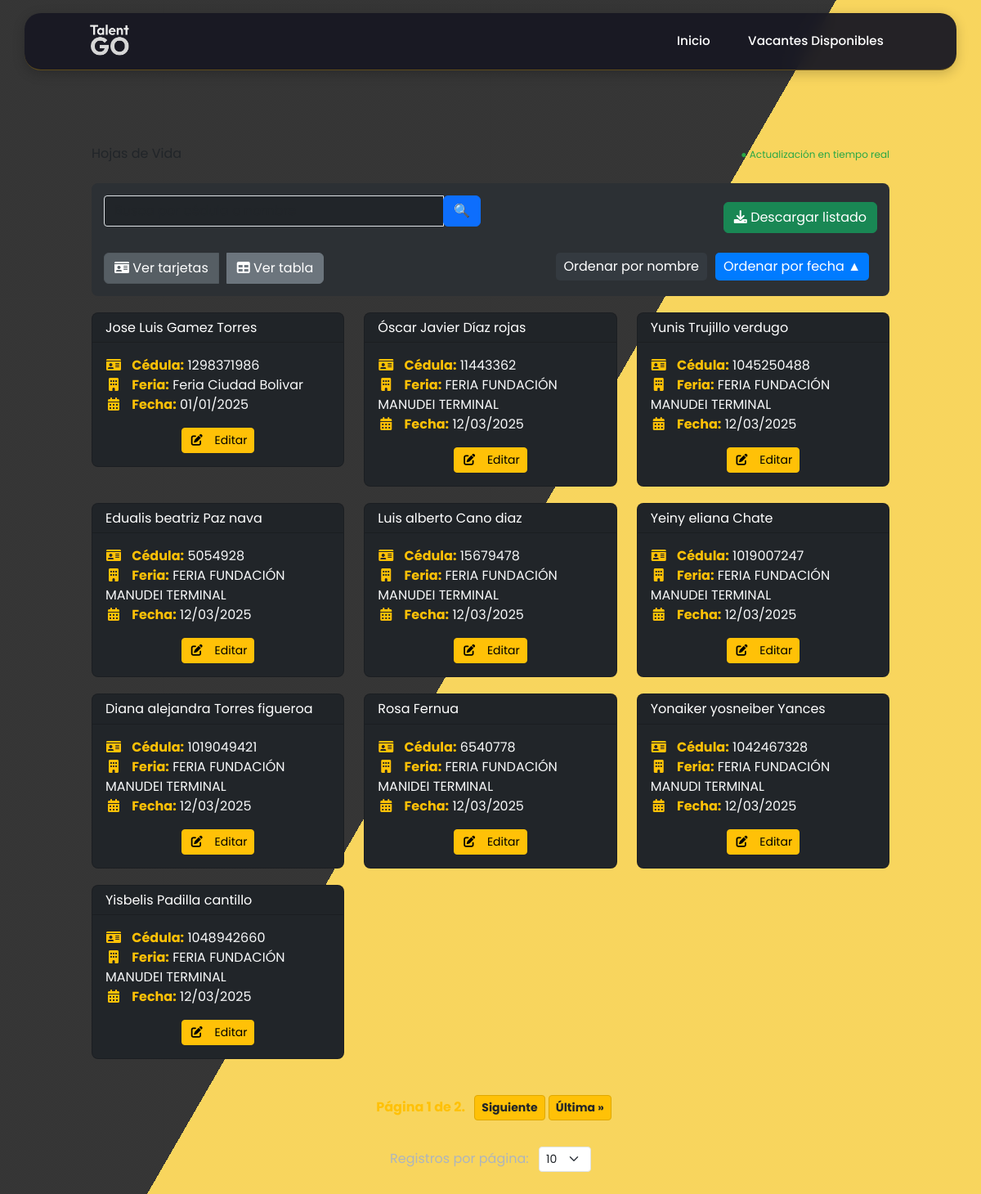
Before: /registros/ with the older database file.
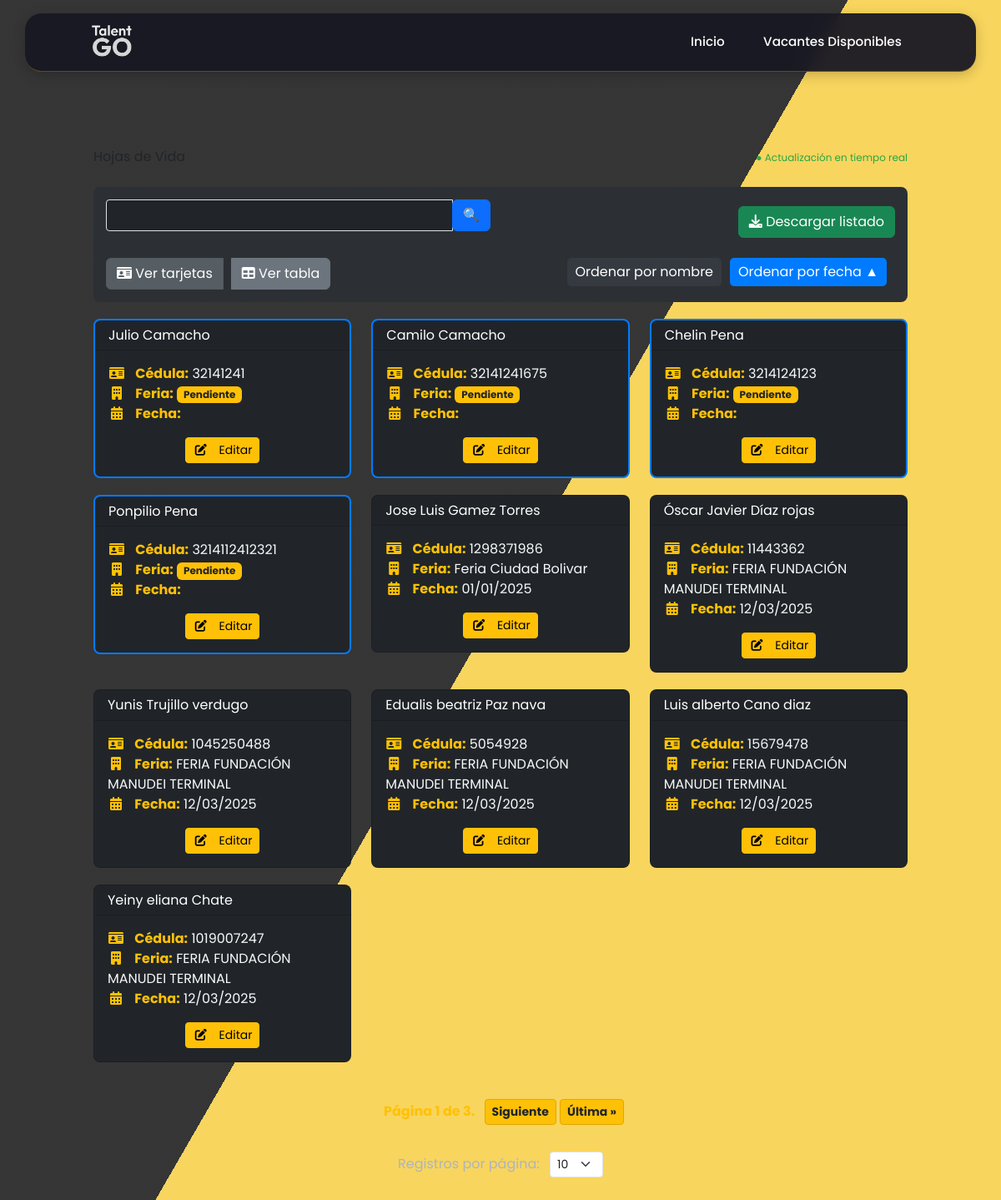
After: the same page with the newer database file.
### vacantes/models.py (models this page shows, shortened)
class RegistroCandidato(models.Model):
    SEX_CHOICES = [
        ('Mujer', 'Mujer'),
        ('Hombre', 'Hombre'),
        ('Intersexual', 'Intersexual'),
    ]
    DOCUMENT_TYPE_CHOICES = [
        ('CEDULA DE CIUDADANIA', 'CEDULA DE CIUDADANIA'),
        ('PERMISO ESPECIAL DE PERMANENCIA', 'PERMISO ESPECIAL DE PERMANENCIA'),
        ('TARJETA DE IDENTIDAD', 'TARJETA DE IDENTIDAD'),
        ('DOCUMENTO NACIONAL DE IDENTIFICACION', 'DOCUMENTO NACIONAL DE IDENTIFICACION'),
        ('PASAPORTE', 'PASAPORTE'),
        ('CEDULA DE EXTRANJERIA', 'CEDULA DE EXTRANJERIA'),
    ]
    EDUCATION_LEVEL_CHOICES = [
        ('BASICA PRIMARIA', 'BASICA PRIMARIA'),
        ('BASICA SECUNDARIA', 'BASICA SECUNDARIA'),
        ('BACHILLER ACADEMICO', 'BACHILLER ACADEMICO'),
        ('ESTUDIANTE BACHILLER ACADEMICO', 'ESTUDIANTE BACHILLER ACADEMICO'),
        ('TECNICO LABORAL/PROFESIONAL', 'TECNICO LABORAL/PROFESIONAL'),
        ('ESTUDIANTE TECNICO LABORAL/PROFESIONAL', 'ESTUDIANTE TECNICO LABORAL/PROFESIONAL'),
        ('TECNOLOGO', 'TECNOLOGO'),
        ('ESTUDIANTE TECNOLOGO', 'ESTUDIANTE TECNOLOGO'),
        ('PROFESIONAL', 'PROFESIONAL'),
        ('ESTUDIANTE PROFESIONAL', 'ESTUDIANTE PROFESIONAL'),
        ('POSGRADO', 'POSGRADO'),
    ]
    SCHEDULE_CHOICES = [
        ('TIEMPO COMPLETO', 'TIEMPO COMPLETO'),
        ('MEDIO TIEMPO', 'MEDIO TIEMPO'),
        ('FINES DE SEMANA', 'FINES DE SEMANA'),
    ]
    DISABILITY_CHOICES = [
        ('SI', 'Sí'),
        ('NO', 'No'),
    ]
    SISE_CHOICES = [
        ('SI', 'Sí'),
        ('NO', 'No'),
    ]
    RECRUITER_CHOICES = [
        ('Diego Alejandro Parra Pinto', 'Diego Alejandro Parra Pinto'),
        ('Jony Edilberto Chisaba Rojas', 'Jony Edilberto Chisaba Rojas'),
        ('Jose Luis Gamez Torres', 'Jose Luis Gamez Torres'),
        ('Jully Andrea Galindo Fonseca', 'Jully Andrea Galindo Fonseca'),
        ('Maria Alejandra Moreno Pedraza', 'Maria Alejandra Moreno Pedraza'),
        ('Sergio Daniel García Donado', 'Sergio Daniel García Donado'),
        ('Steven Alejandro Arevalo Benitez', 'Steven Alejandro Arevalo Benitez'),
        ('Victor De Jesus Fagua Cogollo', 'Victor De Jesus Fagua Cogollo'),
        ('Yennifer Alexandra Ruiz', 'Yennifer Alexandra Ruiz'),
        ('Yesica Natalia Lemos Lemos', 'Yesica Natalia Lemos Lemos'),
    ]
    SALARY_CHOICES = [
        ('Menos de 1 SMMLV', 'Menos de 1 SMMLV'),
        ('1 a 2 SMMLV', '1 a 2 SMMLV'),
        ('2 a 4 SMMLV', '2 a 4 SMMLV'),
        ('4 a 6 SMMLV', '4 a 6 SMMLV'),
        ('6 a 9 SMMLV', '6 a 9 SMMLV'),
        ('9 a 12 SMMLV', '9 a 12 SMMLV'),
        ('12 a 15 SMMLV', '12 a 15 SMMLV'),
        ('15 a 19 SMMLV', '15 a 19 SMMLV'),
        ('20 SMMLV en adelante', '20 SMMLV en adelante'),
    ]
    TIPO_FERIA_CHOICES = [
        ('FERIA PROPIA', 'FERIA PROPIA'),
        ('FERIA INVITADO', 'FERIA INVITADO'),
        ('FERIA MOVIL', 'FERIA MOVIL'),
    ]
    feria = models.CharField(max_length=100, blank=True, null=True)
    fecha_feria = models.DateField(default=date(2025, 1, 1), blank=True, null=True)
    tipo_feria = models.CharField(max_length=20, choices=TIPO_FERIA_CHOICES, blank=True, null=True)
    codigo_sise = models.CharField(max_length=50, blank=True, null=True)
    empresa_sise = models.CharField(max_length=100, blank=True, null=True)
    cargo_sise = models.CharField(max_length=100, blank=True, null=True)
    interes_practica = models.BooleanField(default=False, blank=True, null=True)
    sexo = models.CharField(max_length=16, choices=SEX_CHOICES)
    tipo_documento = models.CharField(max_length=50, choices=DOCUMENT_TYPE_CHOICES)
    numero_documento = models.CharField(max_length=20, unique=True)
    nombres = models.CharField(max_length=100)
    apellidos = models.CharField(max_length=100)
    numero_celular = models.CharField(max_length=15)
    correo_electronico = models.EmailField()
    fecha_nacimiento = models.DateField()
    formacion_academica = models.CharField(max_length=40, choices=EDUCATION_LEVEL_CHOICES)
    programa_academico = models.CharField(max_length=100)
    experiencia_laboral = models.TextField(blank=True, null=True)
    interes_ocupacional = models.TextField(blank=True, null=True)
    departamento = models.ForeignKey(Departamento, on_delete=models.SET_NULL, null=True, blank=True)
    ciudad = models.ForeignKey(Ciudad, on_delete=models.SET_NULL, null=True, blank=True)
    candidato_discapacidad = models.CharField(max_length=2, choices=DISABILITY_CHOICES)
    tipo_discapacidad = models.CharField(max_length=100, blank=True, null=True)
    horario_interesado = models.CharField(max_length=20, choices=SCHEDULE_CHOICES)
    semestre_grado = models.CharField(max_length=100, blank=True, null=True)
    aspiracion_salarial = models.CharField(
        max_length=50,
        choices=SALARY_CHOICES,
        help_text="Seleccione una opción de aspiración salarial.",
        blank=True
    )
    registrado_en_sise = models.CharField(max_length=2, choices=SISE_CHOICES, blank=True, null=True)
    tecnico_seleccion = models.CharField(max_length=40, choices=RECRUITER_CHOICES, blank=True, null=True)
    vacantes_disponibles = models.ManyToManyField("Vacante", related_name="candidatos", blank=True)
    class Meta:
        verbose_name = "Registro de Candidato"
        verbose_name_plural = "Registros de Candidatos"

### vacantes/views.py (the view)
# urls.py: path('registros/', views.lista_registros, name='lista_registros'),
def lista_registros(request):
    query = request.GET.get('q', '')
    order_by = request.GET.get('order_by', 'fecha_feria')
    order_dir = request.GET.get('order_dir', 'asc')
    registros = RegistroCandidato.objects.all()
    valid_order_fields = {
        'nombres': 'nombres_lower',
        'apellidos': 'apellidos_lower',
        'numero_documento': 'documento_lower',
        'feria': 'feria',
        'fecha_feria': 'fecha_feria'
    }
    if order_by in ['nombres', 'apellidos', 'numero_documento'] or query:
        registros = registros.annotate(
            nombres_lower=Lower('nombres'),
            apellidos_lower=Lower('apellidos'),
            documento_lower=Lower('numero_documento')
        )
    if query:
        registros = registros.filter(
            Q(nombres_lower__icontains=query) |
            Q(apellidos_lower__icontains=query) |
            Q(documento_lower__icontains=query)
        )
    sort_field = valid_order_fields.get(order_by, 'fecha_feria')
    if order_dir == 'desc':
        registros = registros.order_by(f'-{sort_field}')
    else:
        registros = registros.order_by(sort_field)
    try:
        items_por_pagina = int(request.GET.get('por_pagina', 10))
    except ValueError:
        items_por_pagina = 10 # Default si el valor no es un número válido (igual que en lista_vacantes)
    paginator = Paginator(registros, items_por_pagina)
    page_number = request.GET.get('page')
    try:
        page_obj = paginator.page(page_number)
    except PageNotAnInteger:
        page_obj = paginator.page(1)
    except EmptyPage:
        page_obj = paginator.page(paginator.num_pages)
    context = {
        'page_obj': page_obj, # <--- Pasar el objeto de página en lugar de la lista completa
        'items_por_pagina': items_por_pagina, # Para el selector <select>
        'query': query,
        'order_by': order_by,
        'order_dir': order_dir
    }
    return render(request, 'lista_registros.html', context)

### vacantes/templates/lista_registros.html (shortened to what the changed rows need)
{% extends 'base.html' %}
{% block contenido %}
<div class="container mt-5">
    <div class="d-flex justify-content-between align-items-center mb-4">
        <h2 class="mb-0">Hojas de Vida</h2>
    </div>
    <div id="cards-view">
        <div class="row" id="candidates-container">
            {% for registro in page_obj %}
                <div class="col-md-4 candidate-item" data-id="{{ registro.pk }}" data-feria="{{ registro.feria }}">
                    <div class="card bg-dark candidate-card {% if not registro.feria %}pending-update{% endif %}">
                        <div class="card-header">
                            <h5 class="card-title mb-0 text-white">{{ registro.nombres }} {{ registro.apellidos }}</h5>
                        </div>
                        <div class="card-body text-light">
                            <p class="card-text"><i class="fas fa-id-card text-warning"></i> <strong class="text-warning">Cédula:</strong> {{ registro.numero_documento }}</p>
                            <p class="card-text"><i class="fas fa-building text-warning"></i> <strong class="text-warning">Feria:</strong>
                                {% if registro.feria %}
                                    {{ registro.feria }}
                                {% else %}
                                    <span class="badge bg-warning text-dark">Pendiente</span>
                                {% endif %}
                            </p>
                            <p class="card-text"><i class="fas fa-calendar-alt text-warning"></i> <strong class="text-warning">Fecha:</strong> {{ registro.fecha_feria|date:"d/m/Y" }}</p>
                            <div class="text-center mt-3">
                                <a href="{% url 'editar_registro' registro.pk %}" class="btn btn-warning btn-sm">
                                    <i class="fas fa-edit"></i> Editar
                                </a>
                            </div>
                        </div>
                    </div>
                </div>
            {% empty %}
                <div class="col-12 text-center">
                    <div class="alert alert-warning" role="alert">
                        No se encontraron registros.
                    </div>
                </div>
            {% endfor %}
        </div>
    </div>
    <div class="pagination justify-content-center mt-4">
        <span class="step-links">
            <span class="current mx-2">
                Página {{ page_obj.number }} de {{ page_obj.paginator.num_pages }}.
            </span>
            {% if page_obj.has_next %}
                <a href="?page={{ page_obj.next_page_number }}{% for key, value in request.GET.items %}{% if key != 'page' %}&{{ key }}={{ value }}{% endif %}{% endfor %}" class="btn btn-outline-secondary btn-sm">Siguiente</a>
                <a href="?page={{ page_obj.paginator.num_pages }}{% for key, value in request.GET.items %}{% if key != 'page' %}&{{ key }}={{ value }}{% endif %}{% endfor %}" class="btn btn-outline-secondary btn-sm">Última &raquo;</a>
            {% endif %}
        </span>
    </div>
</div>
{% endblock %}

Changed rows visible on the page:
no longer on this page (row unchanged): RegistroCandidato: nombres "Diana alejandra", apellidos "Torres figueroa", numero_documento "1019049421", feria "FERIA FUNDACIÓN MANUDEI TERMINAL", fecha_feria "12/03/2025"
no longer on this page (row unchanged): RegistroCandidato: nombres "Rosa", apellidos "Fernua", numero_documento "6540778", feria "FERIA FUNDACIÓN MANIDEI TERMINAL", fecha_feria "12/03/2025"
no longer on this page (row unchanged): RegistroCandidato: nombres "Yonaiker yosneiber", apellidos "Yances", numero_documento "1042467328", feria "FERIA FUNDACIÓN MANUDI TERMINAL", fecha_feria "12/03/2025"
no longer on this page (row unchanged): RegistroCandidato: nombres "Yisbelis", apellidos "Padilla cantillo", numero_documento "1048942660", feria "FERIA FUNDACIÓN MANUDEI TERMINAL", fecha_feria "12/03/2025"
added RegistroCandidato: nombres "Julio", apellidos "Camacho", numero_documento "32141241", shows "Pendiente"
added RegistroCandidato: nombres "Camilo", apellidos "Camacho", numero_documento "32141241675", shows "Pendiente"
added RegistroCandidato: nombres "Chelin", apellidos "Pena", numero_documento "3214124123", shows "Pendiente"
added RegistroCandidato: nombres "Ponpilio", apellidos "Pena", numero_documento "3214112412321", shows "Pendiente"
Other visible differences:
{{ page_obj.paginator.num_pages }}: "2" → "3"
